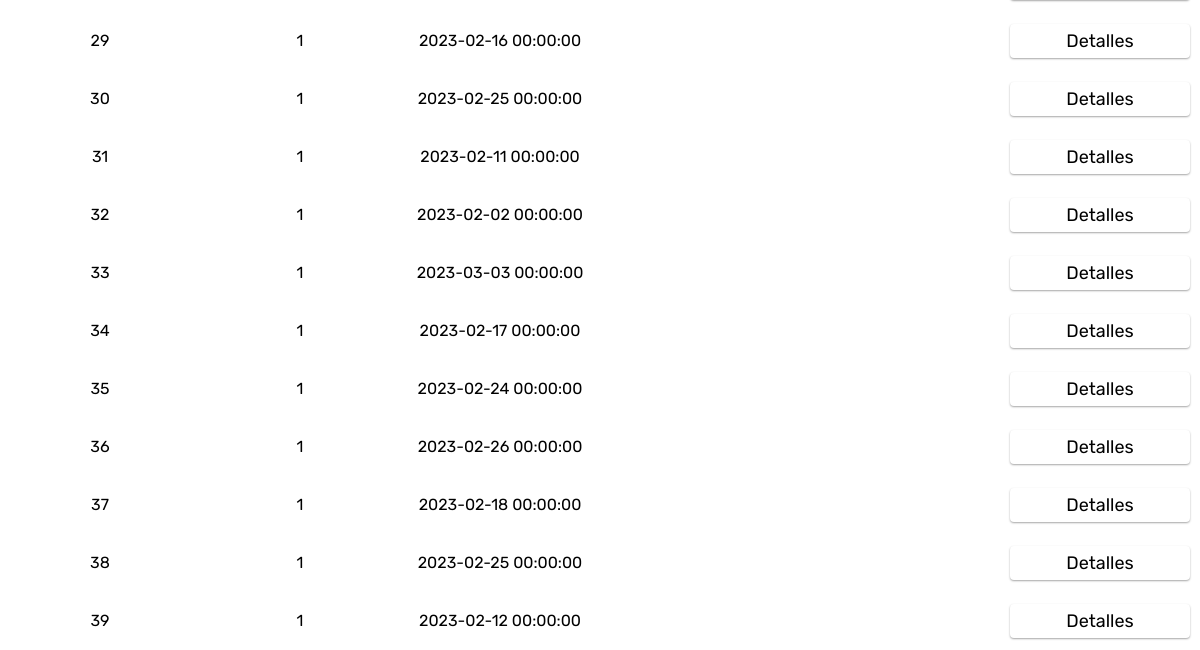
Page /compras.php (signed in, lower part) on the earlier database version.
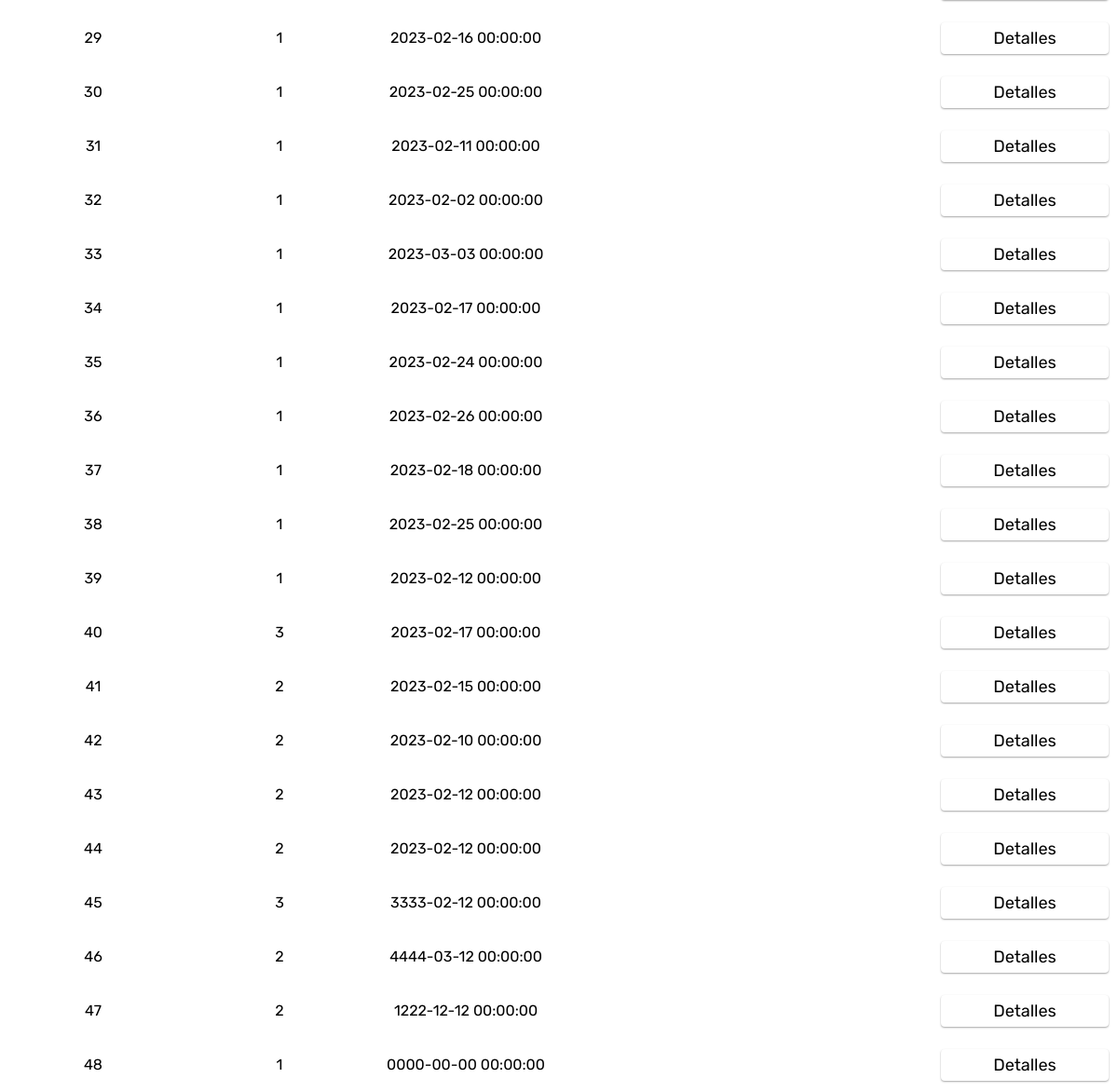
Same page on the later database version.
### tables this page shows
CREATE TABLE `compras` (
  `id_compra` int(6) NOT NULL,
  `id_proveedor` int(3) DEFAULT NULL,
  `fecha_compra` datetime DEFAULT NULL,
  `precio` decimal(9,2) DEFAULT NULL,
  `coste_logistico` decimal(6,2) DEFAULT NULL
);

### Db/Con1Db.php (called while the page is built)
<?php
class Connection
{
    public static function conn1()
    {
        $mysqli = new mysqli('localhost', 'root','', 'erp');
        if($mysqli->connect_errno)
        {
            printf("Error en la conexion: %s\n", $mysqli->coneect_errno);
        }
        else
        {
            $mysqli->set_charset('utf8');
            return $mysqli;
        }
    }
}
?>

### Models/Datos1Model.php (called while the page is built, shortened)
<?php
class Datos
{
    private $mysqli;
    private $data;
    public function __construct()
    {
        $this->mysqli= Connection::conn1();
        $this->data=array();
    }
    public function getData1($sql)
    {
        $result = $this->mysqli->query($sql);
        while($rows=$result->fetch_object())
        {
            $this->data[]=$rows;
        }
        return $this->data;
    }
}
?>

### Controllers/ComprasController1.php (the view, shortened to what this page needs)
<?php
if(file_exists("../Db/Con1Db.php"))
{
    require_once "../Db/Con1Db.php";
    require_once "../Models/Datos1Model.php";
}
elseif(file_exists("Db/Con1Db.php"))
{
    require_once "Db/Con1Db.php";
    require_once "Models/Datos1Model.php";
}
$objData = new Datos;
$buscaproducto = "select * from compras";
$data = $objData->getData1($buscaproducto);
if(empty($data))
{
    echo"
    <div class='bloque1'>
    No hay datos
    </div>
    ";
}else{
    foreach($data as $row)
    {
        echo"
        <div class='bloque0'>
            <div class='bloque1'>$row->id_compra</div>
            <div class='bloque1'>$row->id_proveedor</div>
            <div class='bloque1'>$row->fecha_compra</div>
            <div class='bloque1'>$row->precio</div>
            <div class='bloque1'>$row->coste_logistico</div>
            <div class='bloque1'><a href='detalles_compra.php?idCompra=$row->id_compra' class='enlaces2'>Detalles</a></div>
        </div>
        ";
    }
}
?>

Differences in the rows shown:
added compras: id_compra "40", id_proveedor "3", fecha_compra "2023-02-17 00:00:00"
added compras: id_compra "41", id_proveedor "2", fecha_compra "2023-02-15 00:00:00"
added compras: id_compra "42", id_proveedor "2", fecha_compra "2023-02-10 00:00:00"
added compras: id_compra "43", id_proveedor "2", fecha_compra "2023-02-12 00:00:00"
added compras: id_compra "44", id_proveedor "2", fecha_compra "2023-02-12 00:00:00"
added compras: id_compra "45", id_proveedor "3", fecha_compra "3333-02-12 00:00:00"
added compras: id_compra "46", id_proveedor "2", fecha_compra "4444-03-12 00:00:00"
added compras: id_compra "47", id_proveedor "2", fecha_compra "1222-12-12 00:00:00"
added compras: id_compra "48", id_proveedor "1", fecha_compra "0000-00-00 00:00:00"
